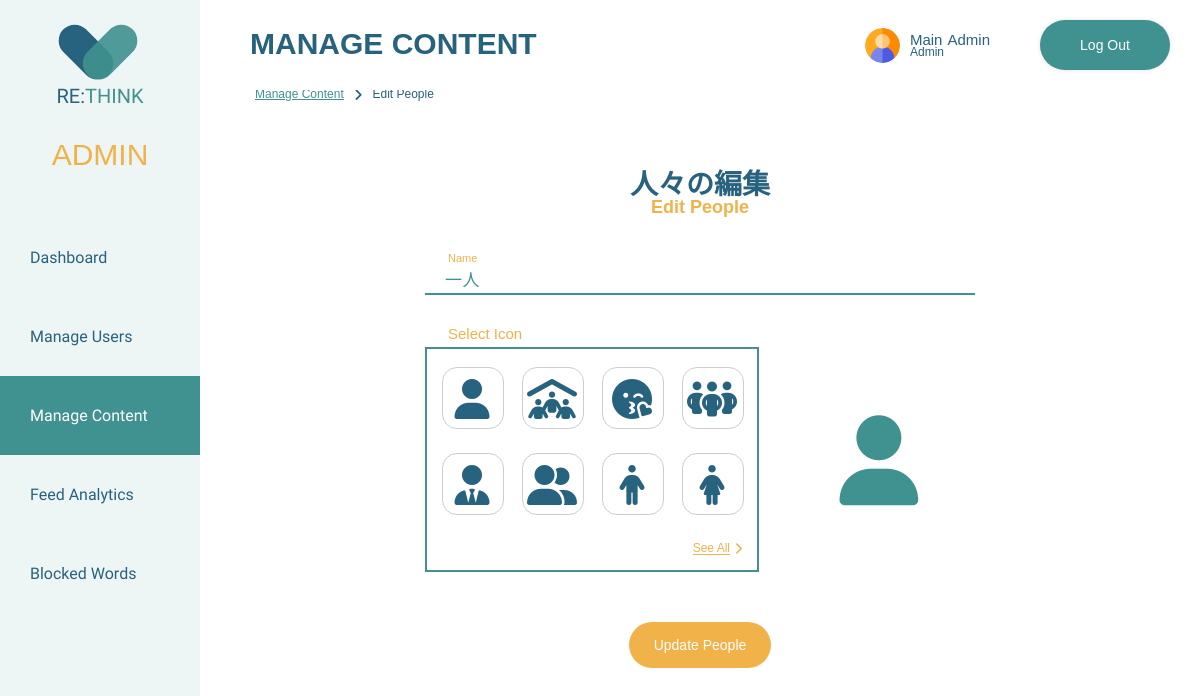
/rethink/admin/content_management/edit_content/edit_people.php?id=1 (signed in), run on the app's committed database.
### tables this page shows
CREATE TABLE `users` (
  `UserID` int(11) NOT NULL,
  `FirstName` varchar(50) NOT NULL,
  `LastName` varchar(50) NOT NULL,
  `Username` varchar(30) DEFAULT NULL,
  `Email` varchar(50) NOT NULL,
  `Password` varchar(30) NOT NULL,
  `Role` varchar(1) NOT NULL,
  `Created` date DEFAULT NULL,
  `profileImg` varchar(100) DEFAULT NULL
);

CREATE TABLE `company` (
  `CompanyID` int(11) NOT NULL,
  `CompanyName` varchar(30) NOT NULL,
  `CompanyIcon` varchar(255) DEFAULT NULL
);

### rethink/server-side/shared/check_login.php (called while the page is built, shortened)
<?php
function check_login($con) {
	if(isset($_SESSION['UserID']))
	{
		$id = $_SESSION['UserID'];
		$query = "SELECT * FROM users WHERE UserID = '$id' limit 1";
		$result = mysqli_query($con,$query);
		if ($result && mysqli_num_rows($result) > 0) {
			$user_data = mysqli_fetch_assoc($result);
			return $user_data;
		}
	}
	die;
}

### rethink/admin/content_management/edit_content/edit_people.php (the view, shortened to what this page needs)
<?php
include(BASE_PATH . "connections.php");
include(BASE_PATH . "check_login.php");
include(BASE_PATH . "header/admin_layout.php");
$adminData = check_login($con);
?>
<!DOCTYPE html>
<html lang="en">
    <head>
        <?php includeHeadAssets(); ?>
    </head>
    <body>
        <header class="sidebar-navigation manage-contents-navigation">
            <?php renderAdminNavigation(); ?>
        </header>
        <?php renderAdminHeaderWithLogout($adminData); ?>
        <div class="admin-main-wrapper">
            <h2>Manage Content</h2>
            <div class="breadcrumbs breadcrumbs-admin">
                <a href="../manage_content.php">
                    <p>Manage Content</p>
                </a>
                <i class="fa-solid fa-angle-right fa-sm"></i>
                <p class="bread-active">Edit People</p>
            </div>
            <div class="content-management-form-wrapper">
                <div class="content-management-header">
                    <h3>
                        <span class="japanese-title">人々の編集</span>
                        <span class="english-title">Edit People</span>
                    </h3>
                </div>
                <?php
                if (isset($_GET['id'])) {
                    $companyID = $_GET['id'];
                    $companyQuery = "SELECT * FROM company WHERE CompanyID = $companyID";
                    $companyResult = mysqli_query($con, $companyQuery);
                    if (mysqli_num_rows($companyResult) > 0) {
                        foreach ($companyResult as $social){ ?>
                            <form action="" method="POST" enctype="multipart/form-data">
                                <div class="input-container input-name focus">
                                    <label for="">Name</label>
                                    <span>Name</span>
                                    <input type="text" name="companyName" value="<?php echo $social['CompanyName'];?>" class="input">
                                    <div class="error">
                                        <p><?= $error['name_missing'] ?? '' ?></p>
                                    </div>
                                </div>
                                <div class="input-container input-container-icons">
                                    <p>Select Icon</p>
                                    <div class="icons-wrapper">
                                        <div class="icons">
                                            <div id="show1">
                                                <label for="show1"><i class="<?= ICON1 ?>"></i></label>
                                            </div>
                                            <div id="show2">
                                                <label for="show2"><i class="<?= ICON2 ?>"></i></label>
                                            </div>
                                            <div id="show3">
                                                <label for="show3"><i class="<?= ICON3 ?>"></i></label>
                                            </div>
                                            <div id="show4">
                                                <label for="show4"><i class="<?= ICON4 ?>"></i></label>
                                            </div>
                                            <div id="show5">
                                                <label for="show5"><i class="<?= ICON5 ?>"></i></label>
                                            </div>
                                            <div id="show6">
                                                <label for="show6"><i class="<?= ICON6 ?>"></i></label>
                                            </div>
                                            <div id="show7">
                                                <label for="show7"><i class="<?= ICON7 ?>"></i></label>
                                            </div>
                                            <div id="show8">
                                                <label for="show8"><i class="<?= ICON8 ?>"></i></label>
                                            </div>
                                            <div class="error-icon">
                                                <p><?= $error['icon_missing'] ?? '' ?></p>
                                            </div>
                                        </div>
                                        <div id="view-all-icons-button" class="view-all-icons-button">
                                            <p>See All</p>
                                            <i class="fa-solid fa-chevron-right"></i>
                                        </div>
                                        <div id="display-icon">
                                            <?php
                                            if (!empty($social['CompanyIcon'])) {
                                                echo $social['CompanyIcon'];
                                            }
                                            ?>
                                        </div>
                                    </div>
                                </div>
                                <div class="button-wrapper">
                                    <button type="submit" name="update-company" class="primary-btn">Update People</button>
                                </div>
                            </form>
                        <?php }
                    }
                }
                ?>
            </div>
        </div>
    </body>
</html>

### rethink/server-side/shared/header/admin_layout.php (shortened to what this page needs)
<?php
function hsc($hsc)
{
	return htmlspecialchars($hsc, ENT_QUOTES);
}
function includeHeadAssets(){
    echo '
        <meta charset="utf-8">
        <title>RE:THINK</title>
        <script src="https://kit.fontawesome.com/4f1988a159.js"></script>
        <link rel="preconnect" href="https://fonts.googleapis.com">
        <link rel="preconnect" href="https://fonts.gstatic.com" crossorigin>
        <link href="https://fonts.googleapis.com/css2?family=Gudea&display=swap" rel="stylesheet">
        <link rel="stylesheet" href="' . BASE_URL . './assets/css/shared.css">
        <link rel="stylesheet" href="' . BASE_URL . './assets/css/admin.css">
        <script src="'. BASE_URL . 'assets/javascript/input_handler.js" defer></script>
        <script src="'. BASE_URL . 'assets/javascript/alert_handler.js" defer></script>
        <script src="'. BASE_URL . 'assets/javascript/icon_selection_modal.js" defer></script>
        <script language="JavaScript" type="text/javascript">
            function checkDelete(){
                return confirm("本当に削除しますか？"); // "Are you sure you want to delete"? in Japanese
            }
        </script>
    ';
}
function renderAdminNavigation(){
    echo "
        <nav>
            <a href='". BASE_URL . "admin/admin_dashboard.php'>
                <div class='heart-header'>
                    <div class='heart'>
                        <div class='heart-left'></div>
                        <div class='heart-right'></div>
                    </div>
                    <div class='name-header'>RE:<span>THINK</span></div>
                </div>
            </a>
            <div class='header-admin-text'>
                <p>ADMIN</p>
            </div>
            <ul>
                <a href='". BASE_URL . "admin/admin_dashboard.php' class='dashboard-active'>
                    <li class='hover-underline-animation'>Dashboard</li>
                </a>
                <a href='". BASE_URL . "admin/user_management/manage_users.php' class='manage-users-active'>
                    <li class='hover-underline-animation'>Manage Users</li>
                </a>
                <a href='". BASE_URL . "admin/content_management/manage_content.php' class='manage-contents-active'>
                    <li class='hover-underline-animation'>Manage Content</li>
                </a>
                <a href='". BASE_URL . "admin/user_feed/user_feed_analytics.php' class='user-feed-active'>
                    <li class='hover-underline-animation'>Feed Analytics</li>
                </a>
                <a href='". BASE_URL . "admin/blocked_words/manage_blocked_words.php' class='blocked-words-active'>
                    <li class='hover-underline-animation'>Blocked Words</li>
                </a>
            </ul>
        </nav>
    ";
}
function renderAdminHeaderWithLogout($admin_data){
    echo "
    <div class='top-header'>
        <a href='" . BASE_URL . "admin/admin_profile/admin_profile.php'>
            <div class='header-display'>
                <div class='header-icon'>
                    <img src='" . BASE_URL . "assets/user-img/" .hsc($admin_data['profileImg'])."' alt='Admin Profile Image'>
                </div>
                <div class='header-name-wrapper'>
                    <div class='header-name'>
                        <p class='header-fname'>" .hsc($admin_data['FirstName'])."</p>
                        <p class='header-lname'>" .hsc($admin_data['LastName'])."</p>
                    </div>
                    <div class='header-title'>
                        <p>Admin</p>
                    </div>
                </div>
            </div>
        </a>
        <a href='". BASE_URL . "server-side/shared/logout.php'>
            <div class='logout-sticky'>Log Out</div>
        </a>
    </div>
    ";
}
?>

### data on the page
users: profileImg (picture), FirstName "Main", LastName "Admin"
company: companyName "一人"
